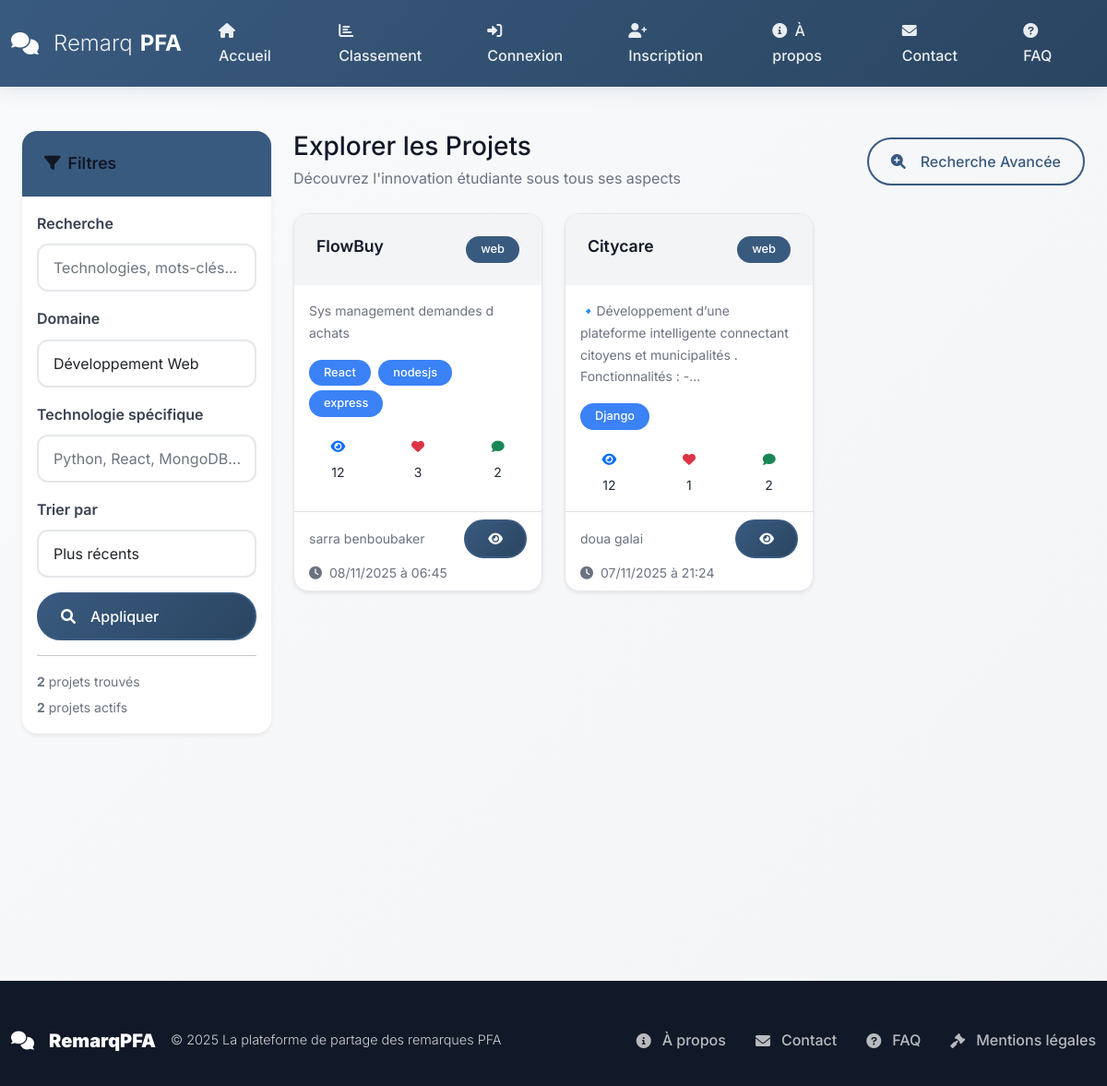
Screenshot of /explorer?domain=web with the database file from the repository.
### models.py (models this page shows, shortened)
class PFAProject(db.Model):
    __tablename__ = 'pfaprojects'
    id = db.Column(db.Integer, primary_key=True)
    student_id = db.Column(db.Integer, db.ForeignKey('users.id'), nullable=False, index=True)
    title = db.Column(db.String(200), nullable=False)
    description = db.Column(db.Text, nullable=False)
    domain = db.Column(db.String(100), nullable=False)
    technologies = db.Column(db.String(300), nullable=True)
    github_url = db.Column(db.String(500), nullable=True)
    demo_url = db.Column(db.String(500), nullable=True)
    status = db.Column(db.String(20), default='draft')
    is_public = db.Column(db.Boolean, default=True)
    views_count = db.Column(db.Integer, default=0)
    likes_count = db.Column(db.Integer, default=0)
    created_at = db.Column(db.DateTime, default=datetime.utcnow)
    updated_at = db.Column(db.DateTime, default=datetime.utcnow, onupdate=datetime.utcnow)
    student = db.relationship('User',
                             foreign_keys=[student_id],
                             backref=db.backref('owned_projects', lazy='dynamic'))
    documents = db.relationship('ProjectDocument',
                               foreign_keys='ProjectDocument.project_id',
                               backref='document_project',
                               lazy='dynamic',
                               cascade='all, delete-orphan')
    comments = db.relationship('ProjectComment',
                              foreign_keys='ProjectComment.project_id',
                              backref='comment_project',
                              lazy='dynamic',
                              cascade='all, delete-orphan')
    def get_comments_count(self):
        return self.comments.count()

class User(UserMixin, db.Model):
    __tablename__ = 'users'
    id = db.Column(db.Integer, primary_key=True)
    username = db.Column(db.String(80), unique=True, nullable=False, index=True)
    email = db.Column(db.String(120), unique=True, nullable=False, index=True)
    password_hash = db.Column(db.String(255), nullable=False)
    first_name = db.Column(db.String(50), nullable=True)
    last_name = db.Column(db.String(50), nullable=True)
    role = db.Column(db.String(20), nullable=False, default='student')
    is_active = db.Column(db.Boolean, default=True)
    created_at = db.Column(db.DateTime, default=datetime.utcnow)
    updated_at = db.Column(db.DateTime, default=datetime.utcnow, onupdate=datetime.utcnow)
    comments_as_jury = db.relationship('Comment',
                                      foreign_keys='Comment.jury_id',
                                      backref='jury_user',
                                      lazy='dynamic')
    comments_as_student = db.relationship('Comment',
                                         foreign_keys='Comment.student_id',
                                         backref='student_user',
                                         lazy='dynamic')
    pfa_projects = db.relationship('PFAProject',
                                  foreign_keys='PFAProject.student_id',
                                  backref='project_student',
                                  lazy='dynamic')
    project_comments = db.relationship('ProjectComment',
                                      foreign_keys='ProjectComment.user_id',
                                      backref='comment_author',
                                      lazy='dynamic')
    notifications = db.relationship('Notification',
                                   foreign_keys='Notification.user_id',
                                   backref='notification_user',
                                   lazy='dynamic')
    def get_full_name(self):
        if self.first_name and self.last_name:
            return f"{self.first_name} {self.last_name}"
        return self.username

### routes/public.py (the view)
@public_bp.route('/explorer')
def explore():
    domain = request.args.get('domain', 'all')
    technology = request.args.get('technology', '')
    sort_by = request.args.get('sort', 'recent')
    search_query = request.args.get('q', '')
    projects = explore_projects(domain, technology, sort_by, search_query)
    filter_stats = get_exploration_statistics()
    return render_template('public/explore.html',
                         projects=projects,
                         domain=domain,
                         technology=technology,
                         sort_by=sort_by,
                         search_query=search_query,
                         filter_stats=filter_stats)

### routes/public.py (called while the page is built, shortened)
def explore_projects(domain, technology, sort_by, search_query):
    query = PFAProject.query.filter_by(status='published')
    if domain != 'all':
        query = query.filter(PFAProject.domain == domain)
    if technology:
        query = query.filter(PFAProject.technologies.ilike(f'%{technology}%'))
    if sort_by == 'popular':
        query = query.order_by(desc(PFAProject.likes_count))
    elif sort_by == 'views':
        query = query.order_by(desc(PFAProject.views_count))
    elif sort_by == 'recent':
        query = query.order_by(desc(PFAProject.created_at))
    else:  # trending (mix popularité et récence)
        query = query.order_by(
            desc(PFAProject.likes_count + PFAProject.views_count),
            desc(PFAProject.created_at)
        )
    return query.limit(48).all()

def get_exploration_statistics():
    return {
        'domains': get_domain_distribution(),
        'technologies': get_technology_cloud(),
        'active_projects': PFAProject.query.filter_by(status='published').count()
    }

def get_domain_distribution():
    return db.session.query(
        PFAProject.domain,
        func.count(PFAProject.id).label('count')
    ).filter_by(status='published')\
     .group_by(PFAProject.domain)\
     .all()

def get_technology_cloud():
    all_technologies = []
    projects = PFAProject.query.filter_by(status='published').all()
    for project in projects:
        if project.technologies:
            tech_list = [tech.strip() for tech in project.technologies.split(',')]
            all_technologies.extend(tech_list)
    from collections import Counter
    tech_counter = Counter(all_technologies)
    return tech_counter.most_common(20)

### templates/public/explore.html (shortened to what this page needs)
{% extends "base.html" %}
{% block content %}
<div class="container-fluid py-4">
    <div class="row">
        <div class="col-lg-3">
            <div class="card shadow-sm sticky-top" style="top: 20px;">
                <div class="card-header bg-primary text-white">
                    <h6 class="mb-0">
                        <i class="fas fa-filter me-2"></i>Filtres
                    </h6>
                </div>
                <div class="card-body">
                    <form method="GET" id="exploreForm">
                        <div class="mb-3">
                            <label class="form-label">Recherche</label>
                            <input type="text" class="form-control" name="q" value="{{ search_query }}"
                                   placeholder="Technologies, mots-clés...">
                        </div>
                        <div class="mb-3">
                            <label class="form-label">Domaine</label>
                            <select name="domain" class="form-select">
                                <option value="web" {% if domain == 'web' %}selected{% endif %}>Développement Web</option>
                            </select>
                        </div>
                        <div class="mb-3">
                            <label class="form-label">Technologie spécifique</label>
                            <input type="text" class="form-control" name="technology" value="{{ technology }}"
                                   placeholder="Python, React, MongoDB...">
                        </div>
                        <div class="mb-3">
                            <label class="form-label">Trier par</label>
                            <select name="sort" class="form-select">
                                <option value="recent" {% if sort_by == 'recent' %}selected{% endif %}>Plus récents</option>
                            </select>
                        </div>
                        <button type="submit" class="btn btn-primary w-100">
                            <i class="fas fa-search me-2"></i>Appliquer
                        </button>
                    </form>
                    <hr>
                    <div class="small text-muted">
                        <p class="mb-1"><strong>{{ projects|length }}</strong> projets trouvés</p>
                        <p class="mb-0"><strong>{{ filter_stats.active_projects }}</strong> projets actifs</p>
                    </div>
                </div>
            </div>
        </div>
        <div class="col-lg-9">
            <div class="d-flex justify-content-between align-items-center mb-4">
                <div>
                    <h1 class="h3 mb-1">Explorer les Projets</h1>
                    <p class="text-muted mb-0">Découvrez l'innovation étudiante sous tous ses aspects</p>
                </div>
                <a href="{{ url_for('public.advanced_search') }}" class="btn btn-outline-primary">
                    <i class="fas fa-search-plus me-2"></i>Recherche Avancée
                </a>
            </div>
            {% if projects %}
            <div class="row g-4">
                {% for project in projects %}
                <div class="col-md-6 col-xl-4">
                    <div class="card h-100 shadow-sm project-card">
                        <div class="card-header bg-light">
                            <div class="d-flex justify-content-between align-items-start">
                                <h6 class="card-title mb-0">{{ project.title|truncate(40) }}</h6>
                                <span class="badge bg-primary">{{ project.domain }}</span>
                            </div>
                        </div>
                        <div class="card-body">
                            <p class="card-text text-muted small">{{ project.description|truncate(120) }}</p>
                            {% if project.technologies %}
                            <div class="technologies mb-3">
                                {% for tech in project.technologies.split(',')[:3] %}
                                    {% if tech.strip() %}
                                    <span class="badge bg-info me-1 mb-1">{{ tech.strip() }}</span>
                                    {% endif %}
                                {% endfor %}
                            </div>
                            {% endif %}
                            <div class="project-metrics">
                                <div class="row text-center small">
                                    <div class="col-4">
                                        <i class="fas fa-eye text-primary"></i>
                                        <div class="mt-1">{{ project.views_count }}</div>
                                    </div>
                                    <div class="col-4">
                                        <i class="fas fa-heart text-danger"></i>
                                        <div class="mt-1">{{ project.likes_count }}</div>
                                    </div>
                                    <div class="col-4">
                                        <i class="fas fa-comment text-success"></i>
                                        <div class="mt-1">{{ project.get_comments_count() }}</div>
                                    </div>
                                </div>
                            </div>
                        </div>
                        <div class="card-footer bg-transparent">
                            <div class="d-flex justify-content-between align-items-center">
                                <small class="text-muted">{{ project.student.get_full_name() }}</small>
                                <div class="btn-group">
                                    <a href="{{ url_for('public.project_detail_public', project_id=project.id) }}"
                                       class="btn btn-sm btn-primary">
                                        <i class="fas fa-eye"></i>
                                    </a>
                                </div>
                            </div>
                            <small class="text-muted d-block mt-1">
                                <i class="fas fa-clock me-1"></i>
                                {{ project.created_at|datetime }}
                            </small>
                        </div>
                    </div>
                </div>
                {% endfor %}
            </div>
            {% endif %}
        </div>
    </div>
</div>
{% endblock content %}

### static/css/main.css (style rules this page uses)
:root { --primary: #395A7F; --primary-dark: #2A4561; --primary-light: #4A76A3; --primary-soft: #E8EFF7; --primary-transparent: rgba(57, 90, 127, 0.1); --gray-50: #F9FAFB; --gray-100: #F3F4F6; --gray-200: #E5E7EB; --gray-300: #D1D5DB; --gray-400: #9CA3AF; --gray-500: #6B7280; --gray-600: #4B5563; --gray-700: #374151; --gray-800: #1F2937; --gray-900: #111827; --success: #10B981; --success-dark: #059669; --success-light: #D1FAE5; --warning: #F59E0B; --warning-dark: #D97706; --warning-light: #FEF3C7; --danger: #EF4444; --danger-dark: #DC2626; --danger-light: #FEE2E2; --info: #3B82F6; --info-dark: #2563EB; --info-light: #DBEAFE; --gradient-primary: linear-gradient(135deg, var(--primary) 0%, var(--primary-dark) 100%); --gradient-gray: linear-gradient(135deg, var(--gray-100) 0%, var(--gray-200) 100%); --gradient-success: linear-gradient(135deg, var(--success) 0%, var(--info) 100%); --shadow-sm: 0 2px 10px rgba(57, 90, 127, 0.08); --shadow-md: 0 4px 20px rgba(57, 90, 127, 0.12); --shadow-lg: 0 8px 40px rgba(57, 90, 127, 0.15); --shadow-primary: 0 8px 25px rgba(57, 90, 127, 0.25); --radius-sm: 8px; --radius-md: 12px; --radius-lg: 16px; --radius-xl: 20px; --radius-full: 50px; --transition-fast: 0.2s ease; --transition-normal: 0.3s ease; --transition-slow: 0.5s ease; }
* { margin: 0; padding: 0; box-sizing: border-box; }
body { font-family: 'Inter', -apple-system, BlinkMacSystemFont, 'Segoe UI', sans-serif; background: linear-gradient(135deg, var(--gray-50) 0%, var(--gray-100) 100%); color: var(--gray-800); line-height: 1.7; min-height: 100vh; font-weight: 400; }
h1, h2, h3, h4, h5, h6 { color: var(--gray-900); font-weight: 600; line-height: 1.3; margin-bottom: 0.5em; }
h1 { font-size: 2.5rem; font-weight: 700; }
h6 { font-size: 1.1rem; }
.text-muted { color: var(--gray-500) !important; }
.card { border: none; border-radius: var(--radius-lg); box-shadow: var(--shadow-sm); transition: all var(--transition-normal); background: white; overflow: hidden; }
.card-header { background: var(--gradient-primary); color: white; border: none; padding: 1.5rem; font-weight: 600; }
.card-header.bg-light { background: var(--gray-100) !important; color: var(--gray-800); }
.btn { border-radius: var(--radius-full); font-weight: 500; padding: 0.75rem 1.5rem; transition: all var(--transition-normal); border: 2px solid transparent; display: inline-flex; align-items: center; gap: 0.5rem; }
.btn-primary { background: var(--gradient-primary); border-color: var(--primary); color: white; }
.btn-outline-primary { border-color: var(--primary); color: var(--primary); background: transparent; }
.badge { border-radius: var(--radius-full); font-weight: 500; padding: 0.5rem 1rem; font-size: 0.8rem; }
.bg-primary { background: var(--primary) !important; }
.bg-info { background: var(--info) !important; }
.form-control, .form-select { border-radius: var(--radius-md); border: 2px solid var(--gray-200); padding: 0.75rem 1rem; transition: all var(--transition-normal); background: white; }
.form-label { font-weight: 600; color: var(--gray-700); margin-bottom: 0.5rem; }
.project-card { transition: all var(--transition-normal); border: 1px solid var(--gray-200); }

### templates/public/explore.html (style rules this page uses)
.project-card { transition: transform 0.2s ease, box-shadow 0.2s ease; }
.sticky-top { position: sticky; z-index: 100; }

### rows the page displays
PFAProject: title "FlowBuy", domain "web", description "Sys management demandes d achats", strip "React" "nodesjs" "express", views_count "12", likes_count "3", get_comments_count "2", student.get_full_name "sarra benboubaker", created_at "08/11/2025 à 06:45"
PFAProject: title "Citycare", domain "web", description "🔹Développement d’une plateforme intelligente connectant citoyens et municipalités . Fonctionnalités : -...", strip "Django", views_count "12", likes_count "1", get_comments_count "2", student.get_full_name "doua galai", created_at "07/11/2025 à 21:24"

### other values shown
{{ projects|length }} "2"
{{ filter_stats.active_projects }} "2"
